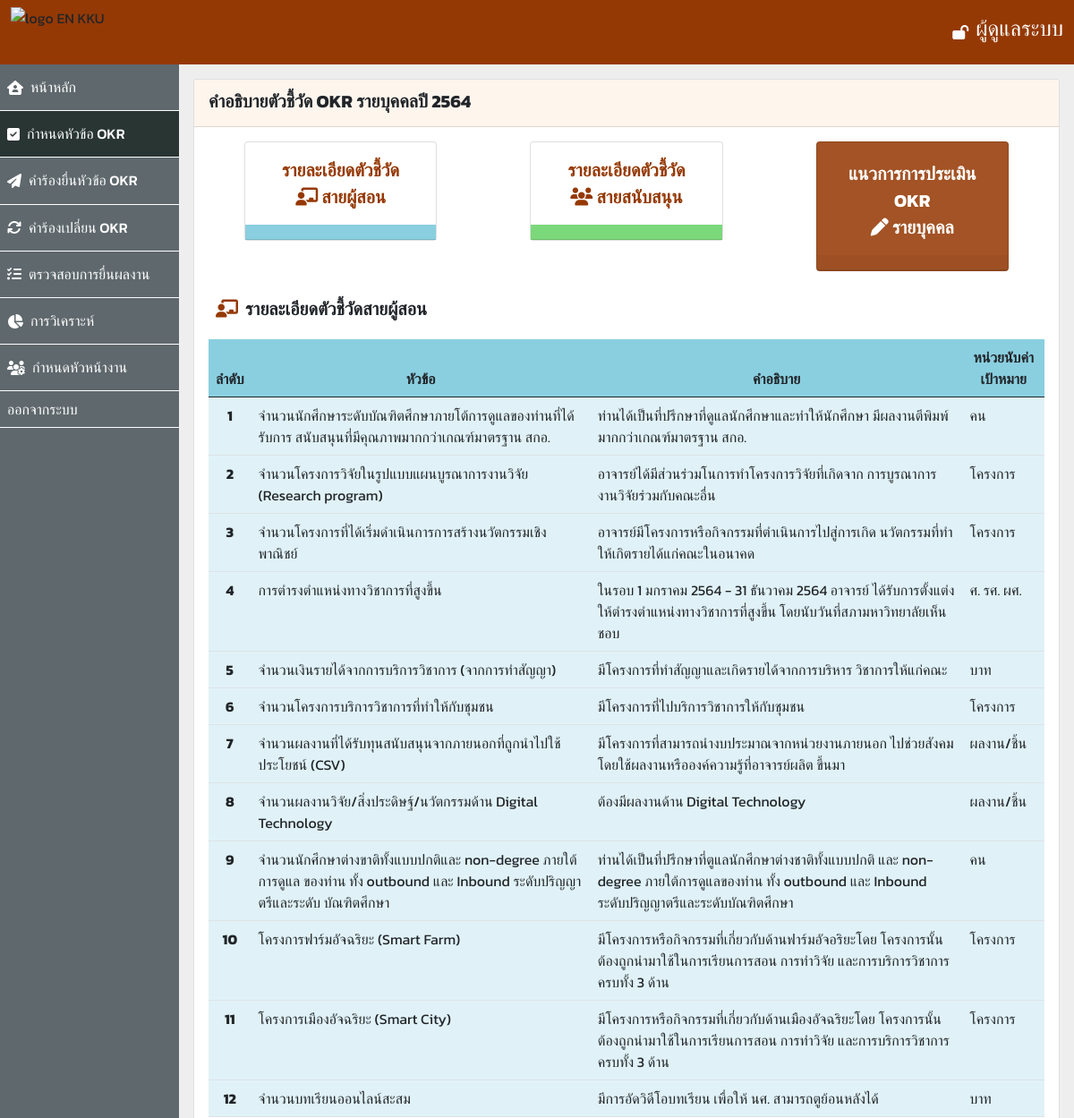
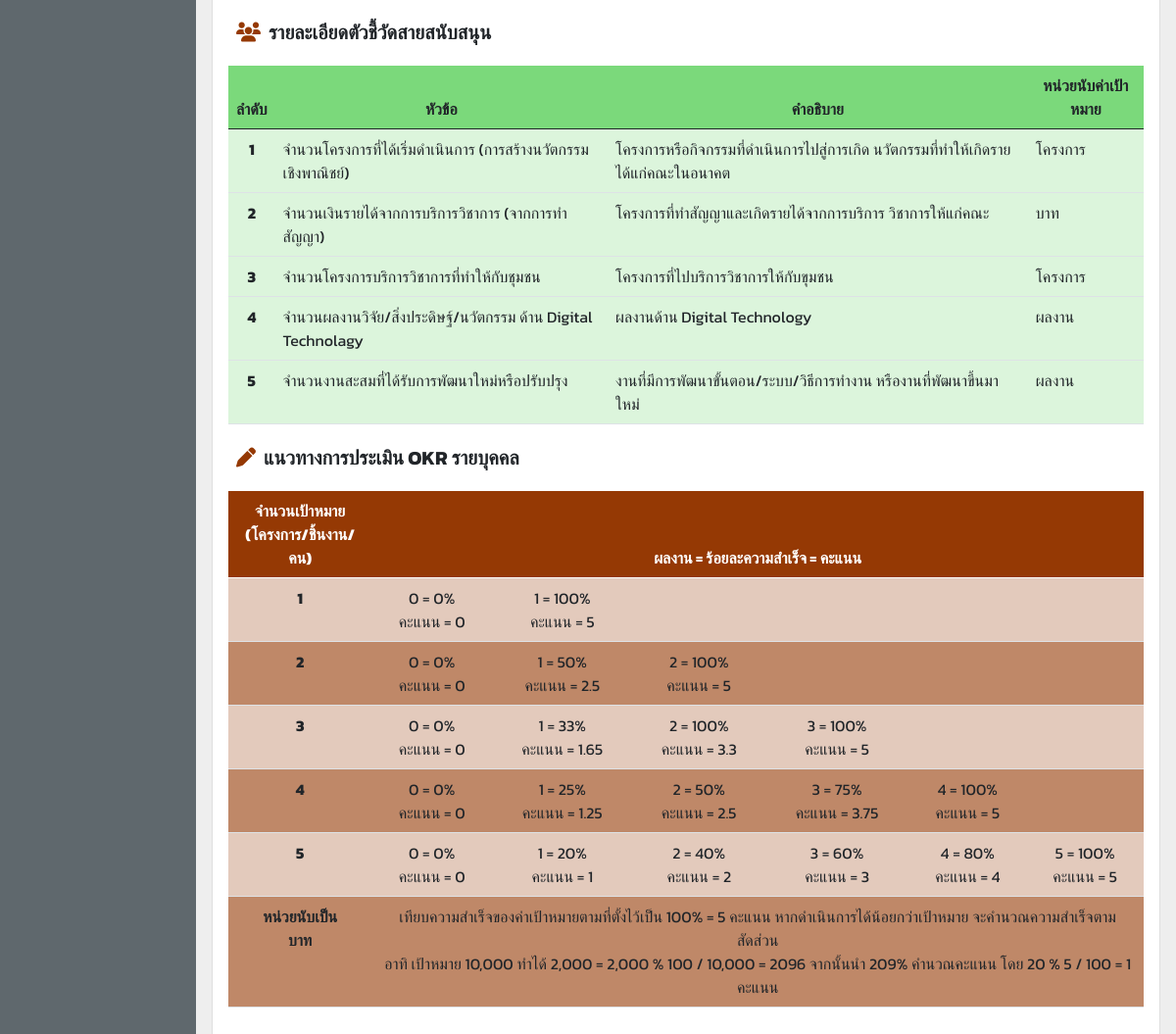
Screenshot of /admin/adminSetOKR.php with the database file from the repository (2 pictures, top to bottom).
### tables this page shows
CREATE TABLE "okr_teaching" (
	"pno"	TEXT,
	"unit"	TEXT,
	"topics"	TEXT,
	"description"	TEXT,
	PRIMARY KEY("pno")
);

CREATE TABLE "okr_support" (
	"pno"	TEXT,
	"unit"	TEXT,
	"topics"	TEXT,
	"description"	TEXT,
	PRIMARY KEY("pno")
);

### admin/adminSetOKR.php (the view, shortened to what this page needs)
<?php
    $db = new SQLite3('../database.db');
    $OKR_teaching = $db->query('SELECT * FROM okr_teaching;');
    $OKR_support = $db->query('SELECT * FROM okr_support;');
?>
<!DOCTYPE html>
<html>
<head>
    <link href="https://cdn.jsdelivr.net/npm/bootstrap@5.0.0-beta2/dist/css/bootstrap.min.css" rel="stylesheet"
 />
</head>
<body style="font-family: 'Kanit', sans-serif">
    <nav class="navbar navbar-light" style="background-color: #953904">
        <div class="container-fluid">
            <img src="https://www.en.kku.ac.th/web/wp-content/uploads/2016/03/Logo5.png" height="56"
                alt="logo EN KKU" />
            <div class="d-flex flex-row justify-content-center align-items-center" style="color: white">
                <i class="fas fa-lock-open m-2"></i>
                <h4>ผู้ดูแลระบบ</h4>
            </div>
        </div>
    </nav>
    <div>
        <div class="d-flex">
            <div class="col-2" style="background-color: #263238bb">
                <div class="d-flex flex-row align-items-center p-2 border-bottom border-white" style="color: white; ;">
                    <i class="fas fa-house-user"></i>
                    <h6 class="m-2"><a href="./homeAdmin.php" style="color: #FFFFFF;text-decoration: none;">หน้าหลัก</a>
                    </h6>
                </div>
                <div class="d-flex flex-row align-items-center p-2 border-bottom border-white"
                    style="color: white;background-color: #263230ee">
                    <i class="fas fa-check-square ml-2"></i>
                    <h6 class="m-2"><a href="./adminSetOKR.php"
                            style="color: #FFFFFF;text-decoration: none;">กำหนดหัวข้อ OKR </a></h6>
                </div>
                <div class="d-flex flex-row align-items-center p-2 border-bottom border-white" style="color: white">
                    <i class="fas fa-paper-plane ml-2"></i>
                    <h6 class="m-2"><a href="./adminSubmitOKR.php"
                            style="color: #FFFFFF;text-decoration: none;">คำร้องยื่นหัวข้อ OKR</a></h6>
                </div>
                <div class="d-flex flex-row align-items-center p-2 border-bottom border-white" style="color: white">
                    <i class="fas fa-sync ml-2"></i>
                    <h6 class="m-2"><a href="./adminChangOKR.php"
                            style="color: #FFFFFF;text-decoration: none;">คำร้องเปลี่ยน OKR</a></h6>
                </div>
                <div class="d-flex flex-row align-items-center p-2 border-bottom border-white" style="color: white">
                    <i class="fas fa-tasks ml-2"></i>
                    <h6 class="m-2"><a href="./adminCheckPortfolio.php"
                            style="color: #FFFFFF;text-decoration: none;">ตรวจสอบการยื่นผลงาน</a></h6>
                </div>
                <div class="d-flex flex-row align-items-center p-2 border-bottom border-white" style="color: white">
                    <i class="fas fa-chart-pie ml-2"></i>
                    <h6 class="m-2"><a href="./analyze.php"
                            style="color: #FFFFFF;text-decoration: none;">การวิเคราะห์</a></h6>
                </div>
                <div class="d-flex flex-row align-items-center p-2 border-bottom border-white" style="color: white">
                    <i class="fas fa-users-cog ml-2"></i>
                    <h6 class="m-2"><a href="./adminRule.php"
                            style="color: #FFFFFF;text-decoration: none;">กำหนดหัวหน้างาน</a></h6>
                </div>
                <div class="d-flex flex-row align-items-center p-2 border-bottom border-white">
                    <a href="../index.php" style="color: #FFFFFF;text-decoration: none;">ออกจากระบบ</a>
                </div>
            </div>
            <div class="col-10" style="background-color: #eee">
                <div class="card m-3">
                    <div class="card-header" style="background-color: #fef5ed">
                        <h5 class="fw-bolder mt-1">
                            คำอธิบายตัวชี้วัด OKR รายบุคคลปี 2564
                        </h5>
                    </div>
                    <div class="card-body">
                        <div class="row d-flex justify-content-around mb-4">
                            <div class="col-3">
                                <div class="card">
                                    <div class="card-body text-center">
                                        <blockquote class="blockquote mb-0">
                                            <p class="fw-bolder" style="color: #953904">
                                                รายละเอียดตัวชี้วัด
                                                <br> <i class="fas fa-chalkboard-teacher"></i> สายผู้สอน</br>
                                            </p>
                                        </blockquote>
                                    </div>
                                    <div class="card-header" style="background-color: #8acfe0"></div>
                                </div>
                            </div>
                            <div class="col-3">
                                <div class="card">
                                    <div class="card-body text-center">
                                        <blockquote class="blockquote mb-0">
                                            <p class="fw-bolder" style="color: #953904">
                                                รายละเอียดตัวชี้วัด
                                                <br> <i class="fas fa-users"></i> สายสนับสนุน</br>
                                            </p>
                                        </blockquote>
                                    </div>
                                    <div class="card-header" style="background-color: #7BD97B"></div>
                                </div>
                            </div>
                            <div class="col-3">
                                <div class="card" style="background-color: #953904dd">
                                    <div class="card-body text-center">
                                        <blockquote class="blockquote mb-0">
                                            <p class="fw-bolder pt-1" style="color: #fff;">
                                                แนวการการประเมิน OKR
                                                <br> <i class="fas fa-pen"></i> รายบุคคล</br>
                                            </p>
                                        </blockquote>
                                    </div>
                                    <div class="card-header"></div>
                                </div>
                            </div>
                        </div>
                        <div>
                            <p class="fw-bolder fs-5">
                                <i class="fas fa-chalkboard-teacher m-2"
                                    style="color: #953904"></i>รายละเอียดตัวชี้วัดสายผู้สอน
                            </p>
                            <table class="table ">
                                <thead class="text-center" style="background-color: #8acfe0">
                                    <tr>
                                        <th scope="col">ลำดับ</th>
                                        <th scope="col">หัวข้อ</th>
                                        <th scope="col">คำอธิบาย</th>
                                        <th scope="col">หน่วยนับค่าเป้าหมาย </th>
                                    </tr>
                                </thead>
                                <tbody>
                                    <?php while ($row = $OKR_teaching->fetchArray()) {?>
                                    <tr style="background-color: #8acfe044">
                                        <th scope="row" class="text-center"><?php echo $row['pno'] ?></th>
                                        <td><?php echo $row['topics'] ?></td>
                                        <td><?php echo $row['description'] ?></td>
                                        <td><?php echo $row['unit']  ?></td>
                                    </tr>
                                    <?php }?>
                                </tbody>
                            </table>
                        </div>
                        <div>
                            <p class="fw-bolder fs-5">
                                <i class="fas fa-users m-2" style="color: #953904"></i>รายละเอียดตัวชี้วัดสายสนับสนุน
                            </p>
                            <table class="table ">
                                <thead class="text-center" style="background-color: #7BD97B">
                                    <tr>
                                        <th scope="col">ลำดับ</th>
                                        <th scope="col">หัวข้อ</th>
                                        <th scope="col">คำอธิบาย</th>
                                        <th scope="col">หน่วยนับค่าเป้าหมาย</th>
                                    </tr>
                                </thead>
                                <tbody>
                                    <?php while ($row = $OKR_support->fetchArray()) {?>
                                    <tr style="background-color: #7BD97B44">
                                        <th scope="row" class="text-center"><?php echo $row['pno'] ?></th>
                                        <td><?php echo $row['topics'] ?></td>
                                        <td><?php echo $row['description'] ?></td>
                                        <td><?php echo $row['unit']?></td>
                                    </tr>
                                    <?php }?>
                                </tbody>
                            </table>
                        </div>
                        <div>
                            <p class="fw-bolder fs-5">
                                <i class="fas fa-pen m-2" style="color: #953904"></i>แนวทางการประเมิน OKR รายบุคคล
                            </p>
                            <table class="table text-center">
                                <thead class="text-center " style="background-color: #953904">
                                    <tr style="color: white;">
                                        <th scope="col">จำนวนเป้าหมาย<br>
                                            (โครงการ/ชิ้นงาน/คน)</th>
                                        <th scope="col" colspan="6">ผลงาน = ร้อยละความสำเร็จ = คะแนน</th>
                                    </tr>
                                </thead>
                                <tbody>
                                    <tr style="background-color: #95390444">
                                        <th scope="row">1</th>
                                        <td>0 = 0%<br>
                                            คะแนน = 0</td>
                                        <td>1 = 100%<br>
                                            คะแนน = 5</td>
                                        <td></td>
                                        <td></td>
                                        <td></td>
                                        <td></td>
                                    </tr>
                                    <tr style="background-color: #95390499">
                                        <th scope="row">2</th>
                                        <td>0 = 0%<br>
                                            คะแนน = 0</td>
                                        <td>1 = 50%<br>
                                            คะแนน = 2.5</td>
                                        <td>2 = 100%<br>
                                            คะแนน = 5</td>
                                        <td></td>
                                        <td></td>
                                        <td></td>
                                    </tr>
                                    <tr style="background-color: #95390444">
                                        <th scope="row">3</th>
                                        <td>0 = 0%<br>
                                            คะแนน = 0</td>
                                        <td>1 = 33%<br>
                                            คะแนน = 1.65</td>
                                        <td>2 = 100%<br>
                                            คะแนน = 3.3</td>
                                        <td>3 = 100%<br>
                                            คะแนน = 5</td>
                                        <td></td>
                                        <td></td>
                                    </tr>
                                    <tr style="background-color: #95390499">
                                        <th scope="row">4</th>
                                        <td>0 = 0%<br>
                                            คะแนน = 0</td>
                                        <td>1 = 25%<br>
                                            คะแนน = 1.25</td>
                                        <td>2 = 50%<br>
                                            คะแนน = 2.5</td>
                                        <td>3 = 75%<br>
                                            คะแนน = 3.75</td>
                                        <td>4 = 100%<br>
                                            คะแนน = 5</td>
                                        <td></td>
                                    </tr>
                                    <tr style="background-color: #95390444">
                                        <th scope="row">5</th>
                                        <td>0 = 0%<br>
                                            คะแนน = 0</td>
                                        <td>1 = 20%<br>
                                            คะแนน = 1</td>
                                        <td>2 = 40%<br>
                                            คะแนน = 2</td>
                                        <td>3 = 60%<br>
                                            คะแนน = 3</td>
                                        <td>4 = 80%<br>
                                            คะแนน = 4</td>
                                        <td>5 = 100%<br>
                                            คะแนน = 5</td>
                                    </tr>
                                    <tr style="background-color: #95390499">
                                        <th scope="row">หน่วยนับเป็น<br>
                                            บาท</th>
                                        <td colspan="6"> เทียบความสําเร็จของค่าเป้าหมายตามที่ตั้งไว้เป็น 100% = 5 คะแนน
                                            หากดําเนินการได้น้อยกว่าเป้าหมาย จะคํานวณความสําเร็จตามสัดส่วน<br>
                                            อาทิ เป้าหมาย 10,000 ทําได้ 2,000 = 2,000 % 100 / 10,000 = 2096
                                            จากนั้นนํา 209% คํานวณคะแนน โดย 20 % 5 / 100 = 1 คะแนน</td>
                                    </tr>
                                </tbody>
                            </table>
                        </div>
                    </div>
                </div>
            </div>
        </div>
    </div>
</body>
</html>

### rows the page displays
okr_teaching: pno "1", topics "จํานวนนักศึกษาระดับบัณฑิตศึกษาภายโต้การดูแลของท่านที่ได้รับการ สนับสนุนที่มีคุณภาพมากกว่าเกณฑ์มาตรฐาน สกอ.", description "ท่านได้เป็นที่ปรึกษาที่ดูแลนักศึกษาและทําให้นักศึกษา มีผลงานตีพิมพ์มากกว่าเกณฑ์มาตรฐาน สกอ.", unit "คน"
okr_teaching: pno "2", topics "จํานวนโครงการวิจัยในรูปแบบแผนบูรณาการงานวิจัย (Research program)", description "อาจารย์ได้มีส่วนร่วมโนการทําโครงการวิจัยที่เกิดจาก การบูรณาการงานวิจัยร่วมกับคณะอื่น", unit "โครงการ"
okr_teaching: pno "3", topics "จํานวนโครงการที่ได้เริ่มดําเนินการการสร้างนวัตกรรมเชิงพาณิชย์", description "อาจารย์มีโครงการหรือกิจกรรมที่ตําเนินการไปสู่การเกิด นวัตกรรมที่ทําให้เกิตรายได้แก่คณะในอนาคด", unit "โครงการ"
okr_teaching: pno "4", topics "การตํารงตําแหน่งทางวิชาการที่สูงขึ้น", description "ในรอบ 1 มกราคม 2564 - 31 ธันวาคม 2564 อาจารย์ ได้รับการตั้งแต่งให้ตํารงตําแหน่งทางวิชาการที่สูงขึ้น โดยนับวันที่สภามหาวิทยาลัยเห็นชอบ", unit "ศ. รศ. ผศ."
okr_teaching: pno "5", topics "จํานวนเงินรายได้จากการบริการวิชาการ (จากการทําสัญญา)", description "มีโครงการที่ทําสัญญาและเกิดรายได้จากการบริหาร วิชาการให้แก่คณะ", unit "บาท"
okr_teaching: pno "6", topics "จำนวนโครงการบริการวิชาการที่ทําให้กับชุมชน", description "มีโครงการที่ไปบริการวิชาการให้กับชุมชน", unit "โครงการ"
okr_teaching: pno "7", topics "จํานวนผลงานที่ได้รับทุนสนับสนุนจากภายนอกที่ถูกนําไปใช้ประโยชน์ (CSV)", description "มีโครงการที่สามารถนำงบประมาณจากหน่วยงานภายนอก ไปช่วยสังคม โดยใช้ผลงานหรือองค์ความรู้ที่อาจารย์ผลิต ขึ้นมา", unit "ผลงาน/ชิ้น"
okr_teaching: pno "8", topics "จํานวนผลงานวิจัย/สิ่งประดิษฐ์/นวัตกรรมด้าน Digital Technology", description "ต้องมีผลงานด้าน Digital Technology", unit "ผลงาน/ชิ้น"
okr_teaching: pno "9", topics "จํานวนนักศึกษาต่างขาติทั้งแบบปกติและ non-degree ภายใต้การดูแล ของท่าน ทั้ง outbound และ Inbound ระดับปริญญาตรีและระดับ บัณฑิตศึกษา", description "ท่านได้เป็นที่ปรึกษาที่ตูแลนักศึกษาต่างชาติทั้งแบบปกติ และ non-degree ภายใต้การดูแลของท่าน ทั้ง outbound และ Inbound ระดับปริญญาตรีและระดับบัณฑิตศึกษา", unit "คน"
okr_teaching: pno "10", topics "โครงการฟาร์มอัจฉริยะ (Smart Farm)", description "มีโครงการหรือกิจกรรมที่เกี่ยวกับด้านฟาร์มอัจอริยะโดย โครงการนั้นต้องถูกนํามาใช้ในการเรียนการสอน การทําวิจัย และการบริการวิชาการ ครบทั้ง 3 ด้าน", unit "โครงการ"
okr_teaching: pno "11", topics "โครงการเมืองอัจฉริยะ (Smart City)", description "มีโครงการหรือกิจกรรมที่เกี่ยวกับด้านเมืองอัจฉริยะโดย โครงการนั้นต้องถูกนํามาใช้ในการเรียนการสอน การทําวิจัย และการบริการวิชาการ ครบทั้ง 3 ด้าน", unit "โครงการ"
okr_teaching: pno "12", topics "จำนวนบทเรียนออนไลน์สะสม", description "มีการอัดวิดีโอบทเรียน เพื่อให้ นศ. สามารถตูย้อนหลังได้", unit "บาท"
okr_support: pno "1", topics "จํานวนโครงการที่ได้เริ่มดําเนินการ (การสร้างนวัตกรรมเชิงพาณิชย์)", description "โครงการหรือกิจกรรมที่ดําเนินการไปสู่การเกิด นวัตกรรมที่ทําให้เกิดรายได้แก่คณะในอนาคต", unit "โครงการ"
okr_support: pno "2", topics "จํานวนเงินรายได้จากการบริการวิชาการ (จากการทําสัญญา)", description "โครงการที่ทําสัญญาและเกิดรายได้จากการบริการ วิชาการให้แก่คณะ", unit "บาท"
okr_support: pno "3", topics "จํานวนโครงการบริการวิชาการที่ทําให้กับชุมชน", description "โครงการที่ไปบริการวิชาการให้กับขุมชน", unit "โครงการ"
okr_support: pno "4", topics "จํานวนผลงานวิจัย/สิ่งประดิษฐ์/นวัตกรรม ด้าน Digital Technolagy", description "ผลงานด้าน Digital Technology", unit "ผลงาน"
okr_support: pno "5", topics "จํานวนงานสะสมที่ได้รับการพัฒนาใหม่หรือปรับปรุง", description "งานที่มีการพัฒนาขั้นตอน/ระบบ/วิธีการทํางาน หรืองานที่พัฒนาขึ้นมาใหม่", unit "ผลงาน"
